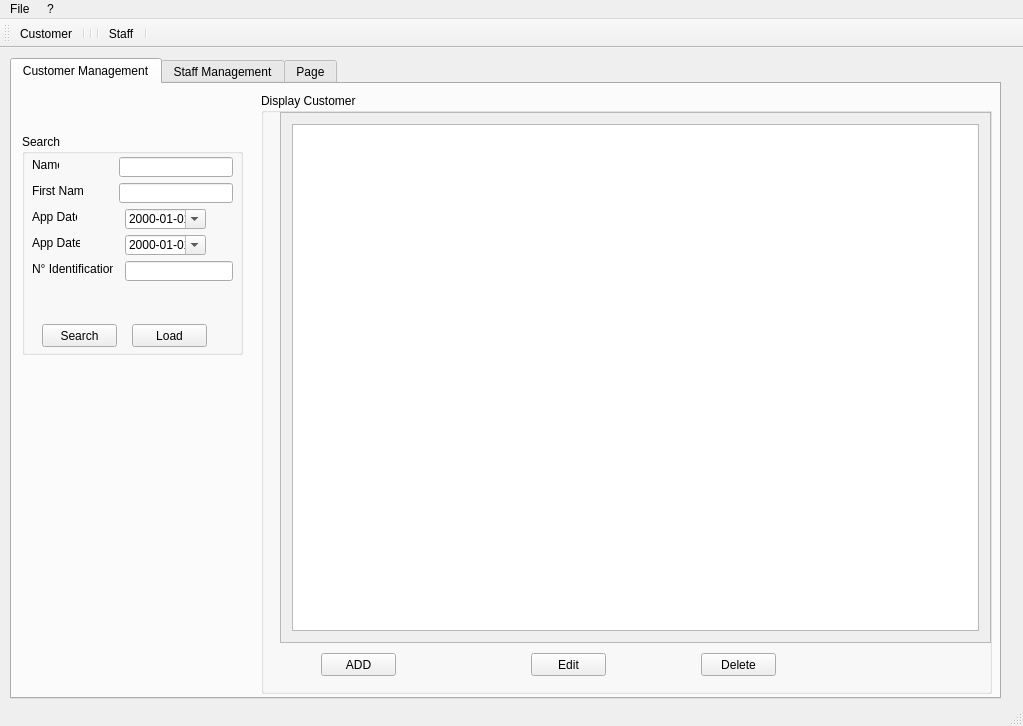
<?xml version="1.0" encoding="UTF-8"?>
<ui version="4.0">
 <class>ApplicationCentrale</class>
 <widget class="QMainWindow" name="ApplicationCentrale">
  <property name="geometry">
   <rect>
    <x>0</x>
    <y>0</y>
    <width>1023</width>
    <height>726</height>
   </rect>
  </property>
  <property name="windowTitle">
   <string>ApplicationCentrale</string>
  </property>
  <widget class="QWidget" name="centralWidget">
   <widget class="QTabWidget" name="tabWidget">
    <property name="geometry">
     <rect>
      <x>10</x>
      <y>10</y>
      <width>991</width>
      <height>641</height>
     </rect>
    </property>
    <property name="currentIndex">
     <number>0</number>
    </property>
    <widget class="QWidget" name="tab_Customer">
     <attribute name="title">
      <string>Customer Management</string>
     </attribute>
     <widget class="QGroupBox" name="groupBoxRecherche">
      <property name="geometry">
       <rect>
        <x>10</x>
        <y>50</y>
        <width>221</width>
        <height>221</height>
       </rect>
      </property>
      <property name="title">
       <string>Search</string>
      </property>
      <widget class="QLabel" name="labelNameSearch">
       <property name="geometry">
        <rect>
         <x>10</x>
         <y>23</y>
         <width>27</width>
         <height>16</height>
        </rect>
       </property>
       <property name="text">
        <string>Name</string>
       </property>
      </widget>
      <widget class="QLineEdit" name="lineEditNameSearch">
       <property name="geometry">
        <rect>
         <x>97</x>
         <y>23</y>
         <width>114</width>
         <height>20</height>
        </rect>
       </property>
      </widget>
      <widget class="QLabel" name="labelfirstNameSearch">
       <property name="geometry">
        <rect>
         <x>10</x>
         <y>49</y>
         <width>51</width>
         <height>16</height>
        </rect>
       </property>
       <property name="text">
        <string>First Name</string>
       </property>
      </widget>
      <widget class="QLineEdit" name="lineEditFisrtNameSearch">
       <property name="geometry">
        <rect>
         <x>97</x>
         <y>49</y>
         <width>114</width>
         <height>20</height>
        </rect>
       </property>
      </widget>
      <widget class="QLabel" name="labelDate1">
       <property name="geometry">
        <rect>
         <x>10</x>
         <y>75</y>
         <width>45</width>
         <height>16</height>
        </rect>
       </property>
       <property name="text">
        <string>App Date</string>
       </property>
      </widget>
      <widget class="QDateEdit" name="dateEditSearch1">
       <property name="geometry">
        <rect>
         <x>103</x>
         <y>75</y>
         <width>81</width>
         <height>20</height>
        </rect>
       </property>
       <property name="displayFormat">
        <string>yyyy-MM-dd</string>
       </property>
       <property name="calendarPopup">
        <bool>true</bool>
       </property>
      </widget>
      <widget class="QLabel" name="labelDate2">
       <property name="geometry">
        <rect>
         <x>10</x>
         <y>101</y>
         <width>48</width>
         <height>16</height>
        </rect>
       </property>
       <property name="text">
        <string>App Date </string>
       </property>
      </widget>
      <widget class="QDateEdit" name="dateEditSearch2">
       <property name="geometry">
        <rect>
         <x>103</x>
         <y>101</y>
         <width>81</width>
         <height>20</height>
        </rect>
       </property>
       <property name="displayFormat">
        <string>yyyy-MM-dd</string>
       </property>
       <property name="calendarPopup">
        <bool>true</bool>
       </property>
      </widget>
      <widget class="QLabel" name="labelidenSearch">
       <property name="geometry">
        <rect>
         <x>10</x>
         <y>127</y>
         <width>81</width>
         <height>16</height>
        </rect>
       </property>
       <property name="text">
        <string>N° Identification </string>
       </property>
      </widget>
      <widget class="QLineEdit" name="lineEditIdenSearch">
       <property name="geometry">
        <rect>
         <x>103</x>
         <y>127</y>
         <width>108</width>
         <height>20</height>
        </rect>
       </property>
      </widget>
      <widget class="QPushButton" name="ButtonSearch">
       <property name="geometry">
        <rect>
         <x>20</x>
         <y>190</y>
         <width>75</width>
         <height>23</height>
        </rect>
       </property>
       <property name="text">
        <string>Search</string>
       </property>
      </widget>
      <widget class="QPushButton" name="ButtonLoadTableCustomer">
       <property name="geometry">
        <rect>
         <x>110</x>
         <y>190</y>
         <width>75</width>
         <height>23</height>
        </rect>
       </property>
       <property name="text">
        <string>Load</string>
       </property>
      </widget>
     </widget>
     <widget class="QGroupBox" name="groupBoxView">
      <property name="geometry">
       <rect>
        <x>249</x>
        <y>9</y>
        <width>731</width>
        <height>601</height>
       </rect>
      </property>
      <property name="title">
       <string>Display Customer</string>
      </property>
      <widget class="QScrollArea" name="scrollAreaListCustomer">
       <property name="geometry">
        <rect>
         <x>19</x>
         <y>19</y>
         <width>711</width>
         <height>531</height>
        </rect>
       </property>
       <property name="widgetResizable">
        <bool>true</bool>
       </property>
       <widget class="QWidget" name="scrollAreaWidgetContents">
        <property name="geometry">
         <rect>
          <x>0</x>
          <y>0</y>
          <width>709</width>
          <height>529</height>
         </rect>
        </property>
        <layout class="QGridLayout" name="gridLayout">
         <item row="0" column="0">
          <widget class="QTableView" name="tableViewCustomer"/>
         </item>
        </layout>
       </widget>
      </widget>
      <widget class="QPushButton" name="ButtonAddCustomer">
       <property name="geometry">
        <rect>
         <x>60</x>
         <y>560</y>
         <width>75</width>
         <height>23</height>
        </rect>
       </property>
       <property name="text">
        <string>ADD</string>
       </property>
      </widget>
      <widget class="QPushButton" name="ButtonEditCustomer">
       <property name="geometry">
        <rect>
         <x>270</x>
         <y>560</y>
         <width>75</width>
         <height>23</height>
        </rect>
       </property>
       <property name="text">
        <string>Edit</string>
       </property>
      </widget>
      <widget class="QPushButton" name="ButtonDeleteCustomer">
       <property name="geometry">
        <rect>
         <x>440</x>
         <y>560</y>
         <width>75</width>
         <height>23</height>
        </rect>
       </property>
       <property name="text">
        <string>Delete</string>
       </property>
      </widget>
     </widget>
    </widget>
    <widget class="QWidget" name="tab_Person">
     <attribute name="title">
      <string>Staff Management</string>
     </attribute>
     <widget class="QLabel" name="label_6">
      <property name="geometry">
       <rect>
        <x>270</x>
        <y>30</y>
        <width>47</width>
        <height>13</height>
       </rect>
      </property>
      <property name="text">
       <string>TextLabel</string>
      </property>
     </widget>
     <widget class="QPushButton" name="Button_AddPerson">
      <property name="geometry">
       <rect>
        <x>160</x>
        <y>560</y>
        <width>75</width>
        <height>23</height>
       </rect>
      </property>
      <property name="text">
       <string>ADD</string>
      </property>
     </widget>
     <widget class="QPushButton" name="Button_EditPerson">
      <property name="geometry">
       <rect>
        <x>330</x>
        <y>560</y>
        <width>75</width>
        <height>23</height>
       </rect>
      </property>
      <property name="text">
       <string>Edit</string>
      </property>
     </widget>
     <widget class="QPushButton" name="Button_Delete">
      <property name="geometry">
       <rect>
        <x>530</x>
        <y>570</y>
        <width>75</width>
        <height>23</height>
       </rect>
      </property>
      <property name="text">
       <string>Delete</string>
      </property>
     </widget>
     <widget class="QScrollArea" name="scrollAreaTreePerson">
      <property name="geometry">
       <rect>
        <x>210</x>
        <y>70</y>
        <width>331</width>
        <height>471</height>
       </rect>
      </property>
      <property name="widgetResizable">
       <bool>true</bool>
      </property>
      <widget class="QWidget" name="scrollAreaWidgetContents_2">
       <property name="geometry">
        <rect>
         <x>0</x>
         <y>0</y>
         <width>329</width>
         <height>469</height>
        </rect>
       </property>
       <layout class="QGridLayout" name="gridLayout_2">
        <item row="0" column="0">
         <widget class="QTreeView" name="treeViewPerson">
          <property name="editTriggers">
           <set>QAbstractItemView::NoEditTriggers</set>
          </property>
          <property name="headerHidden">
           <bool>true</bool>
          </property>
         </widget>
        </item>
       </layout>
      </widget>
     </widget>
    </widget>
    <widget class="QWidget" name="tab_3">
     <attribute name="title">
      <string>Page</string>
     </attribute>
    </widget>
   </widget>
  </widget>
  <widget class="QMenuBar" name="menuBar">
   <property name="geometry">
    <rect>
     <x>0</x>
     <y>0</y>
     <width>1023</width>
     <height>21</height>
    </rect>
   </property>
   <widget class="QMenu" name="menuFile">
    <property name="title">
     <string>File </string>
    </property>
    <widget class="QMenu" name="menuCreate_Add">
     <property name="title">
      <string>Create / Add</string>
     </property>
     <addaction name="separator"/>
     <addaction name="actionCustomer"/>
     <addaction name="actionStaff"/>
    </widget>
    <addaction name="actionExit"/>
    <addaction name="separator"/>
    <addaction name="menuCreate_Add"/>
    <addaction name="separator"/>
   </widget>
   <widget class="QMenu" name="menu">
    <property name="title">
     <string>?</string>
    </property>
    <addaction name="separator"/>
    <addaction name="actionAbout"/>
    <addaction name="separator"/>
   </widget>
   <addaction name="menuFile"/>
   <addaction name="menu"/>
  </widget>
  <widget class="QToolBar" name="mainToolBar">
   <attribute name="toolBarArea">
    <enum>TopToolBarArea</enum>
   </attribute>
   <attribute name="toolBarBreak">
    <bool>false</bool>
   </attribute>
   <addaction name="actionCustomer"/>
   <addaction name="separator"/>
   <addaction name="separator"/>
   <addaction name="separator"/>
   <addaction name="actionStaff"/>
   <addaction name="separator"/>
  </widget>
  <widget class="QStatusBar" name="statusBar"/>
  <action name="actionExit">
   <property name="icon">
    <iconset>
     <normaloff>../build-qt_Project_Customer-Desktop_Qt_5_10_1_MinGW_32bit-Debug/debug/Images/exit.png</normaloff>../build-qt_Project_Customer-Desktop_Qt_5_10_1_MinGW_32bit-Debug/debug/Images/exit.png</iconset>
   </property>
   <property name="text">
    <string>Exit</string>
   </property>
   <property name="toolTip">
    <string>&lt;html&gt;&lt;head/&gt;&lt;body&gt;&lt;p&gt;Exit the Application&lt;/p&gt;&lt;/body&gt;&lt;/html&gt;</string>
   </property>
   <property name="shortcut">
    <string>Ctrl+E</string>
   </property>
  </action>
  <action name="actionCustomer">
   <property name="icon">
    <iconset>
     <normaloff>../build-qt_Project_Customer-Desktop_Qt_5_10_1_MinGW_32bit-Debug/debug/Images/addCustumer.png</normaloff>../build-qt_Project_Customer-Desktop_Qt_5_10_1_MinGW_32bit-Debug/debug/Images/addCustumer.png</iconset>
   </property>
   <property name="text">
    <string>Customer</string>
   </property>
   <property name="toolTip">
    <string>&lt;html&gt;&lt;head/&gt;&lt;body&gt;&lt;p&gt;Add Customer&lt;/p&gt;&lt;/body&gt;&lt;/html&gt;</string>
   </property>
   <property name="shortcut">
    <string>Ctrl+C</string>
   </property>
  </action>
  <action name="actionStaff">
   <property name="icon">
    <iconset>
     <normaloff>../build-qt_Project_Customer-Desktop_Qt_5_10_1_MinGW_32bit-Debug/debug/Images/addEmployer.jpg</normaloff>../build-qt_Project_Customer-Desktop_Qt_5_10_1_MinGW_32bit-Debug/debug/Images/addEmployer.jpg</iconset>
   </property>
   <property name="text">
    <string>Staff</string>
   </property>
   <property name="toolTip">
    <string>&lt;html&gt;&lt;head/&gt;&lt;body&gt;&lt;p&gt;Add Staff&lt;/p&gt;&lt;/body&gt;&lt;/html&gt;</string>
   </property>
   <property name="shortcut">
    <string>Ctrl+S</string>
   </property>
  </action>
  <action name="actionAbout">
   <property name="icon">
    <iconset>
     <normaloff>../build-qt_Project_Customer-Desktop_Qt_5_10_1_MinGW_32bit-Debug/debug/Images/about.png</normaloff>../build-qt_Project_Customer-Desktop_Qt_5_10_1_MinGW_32bit-Debug/debug/Images/about.png</iconset>
   </property>
   <property name="text">
    <string>About</string>
   </property>
   <property name="toolTip">
    <string>&lt;html&gt;&lt;head/&gt;&lt;body&gt;&lt;p&gt;Information about this project and the creator&lt;/p&gt;&lt;/body&gt;&lt;/html&gt;</string>
   </property>
   <property name="shortcut">
    <string>Ctrl+A</string>
   </property>
  </action>
 </widget>
 <layoutdefault spacing="6" margin="11"/>
 <resources/>
 <connections/>
</ui>
